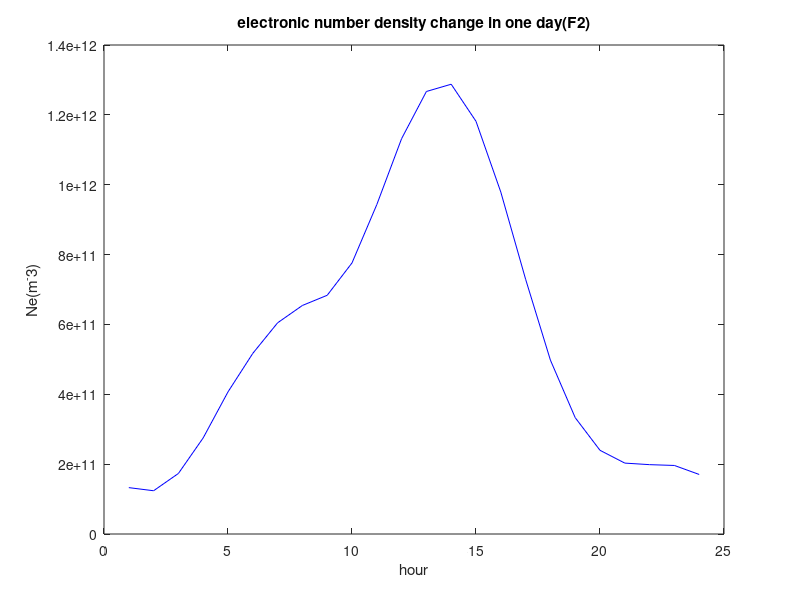
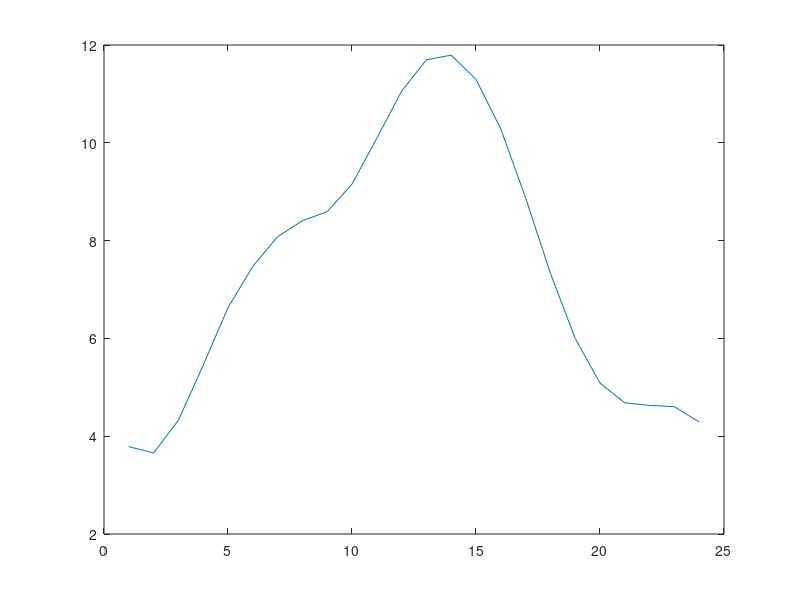

Recreate these plots in MATLAB, in order.
% density change in hour
clc;close all;clear;
densitychangeindays=importdata('200kmdensitychangeinday.csv',',',1);
densitychangeindays=densitychangeindays.data;
densitychangeindays=densitychangeindays(1:25,1:end);
hour=densitychangeindays(1:end,5);
for i=1:25
    hour(i)=round(hour(i)+24/460*densitychangeindays(1,4));
    if hour(i)>24
        hour(i)=hour(i)-24;
    end
end
density=zeros(25,1);
for i=1:25
    density(i,1)=mean(densitychangeindays(i,6:end));
end
figure(1)

hour=hour(1:end-1,1);
density=density(1:end-1,1);
hour1=zeros(24,1);
density1=zeros(24,1);
for i=18:24
    hour1(i-17,1)=hour(i,1);
    density1(i-17,1)=density(i,1);
end
for i=1:17
    hour1(i+7,1)=hour(i,1);
    density1(i+7,1)=density(i,1);
end
scatter(hour1,density1,'*k')
plot(hour1,density1,'b')
xlabel('hour');
ylabel('Ne(m^-3)');
title('electronic number density change in one day(F2)');
figure(2)
MUF=zeros(24,1);  
fc=9*((density1(1:end,1)).^(1/2))/(10^6);
MUF(1:end,1)=fc/cos(pi/6);
plot(hour1,MUF)

